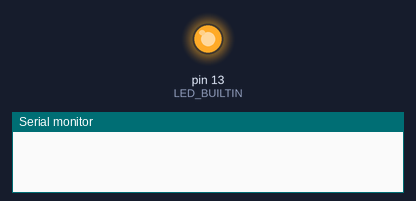
The sketch below on a simulated Arduino Uno, built with avr-gcc and run on an emulated ATmega328P. Shown: output pins drawn as LEDs (lit = HIGH), the last lines printed to the serial monitor.

Above: at 2.4 s.
At 7.4 s:
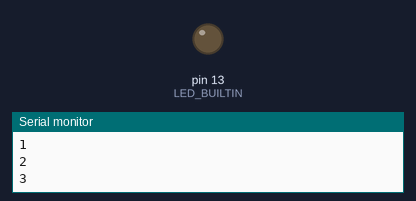
Timing chart, 0 to 13.0 s (numbered marks = the images above):
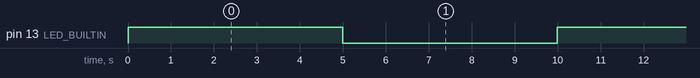

Measured:
- by itself, pin 13 (LED_BUILTIN): alternates HIGH for 5.0 s and LOW for 5.0 s

The sketch:

FreeRTOS_1.ino
```cpp
#include <Arduino_FreeRTOS.h>

void TaskBlink1( void *pvParameters );
void TaskPrint( void *pvParameters );

TaskHandle_t Handle_print; //pointer to suspend TaskPrint in other Task code

void setup() {
  // put your setup code here, to run once:
  //Setup UART
  Serial.begin(9600);

  //Create task to toogle  LED D1
  xTaskCreate(
              TaskBlink1, // Function to be called
              "Task1",    // Name of task for debuging
              128,        // Stack size
              NULL,       // Parameter to pass to function
              1,          // Task priority (0 to configMAX_PRIORITIES -1)
              NULL);      // Task handle

  //Create Task for Serial Coms
  xTaskCreate( TaskPrint, "Task3", 128, NULL, 1, &Handle_print );

  //Start Scheduler that will manage tasks
  vTaskStartScheduler();
}

void TaskBlink1( void *pvParameters )
{
  pinMode(LED_BUILTIN, OUTPUT);
  while(1)
  {
    vTaskSuspend( Handle_print );
    digitalWrite(LED_BUILTIN,HIGH);
    vTaskDelay(5000 / portTICK_PERIOD_MS );
    vTaskResume( Handle_print );
    digitalWrite(LED_BUILTIN,LOW);
    vTaskDelay(5000 / portTICK_PERIOD_MS );
  }
}

void TaskPrint( void *pvParameters )
{
  int counter = 0;
  while(1)
  {
    counter++;
    Serial.println(counter);
    vTaskDelay( 1000 / portTICK_PERIOD_MS );

  }
}

void loop() {
  // put your main code here, to run repeatedly:

}
```
